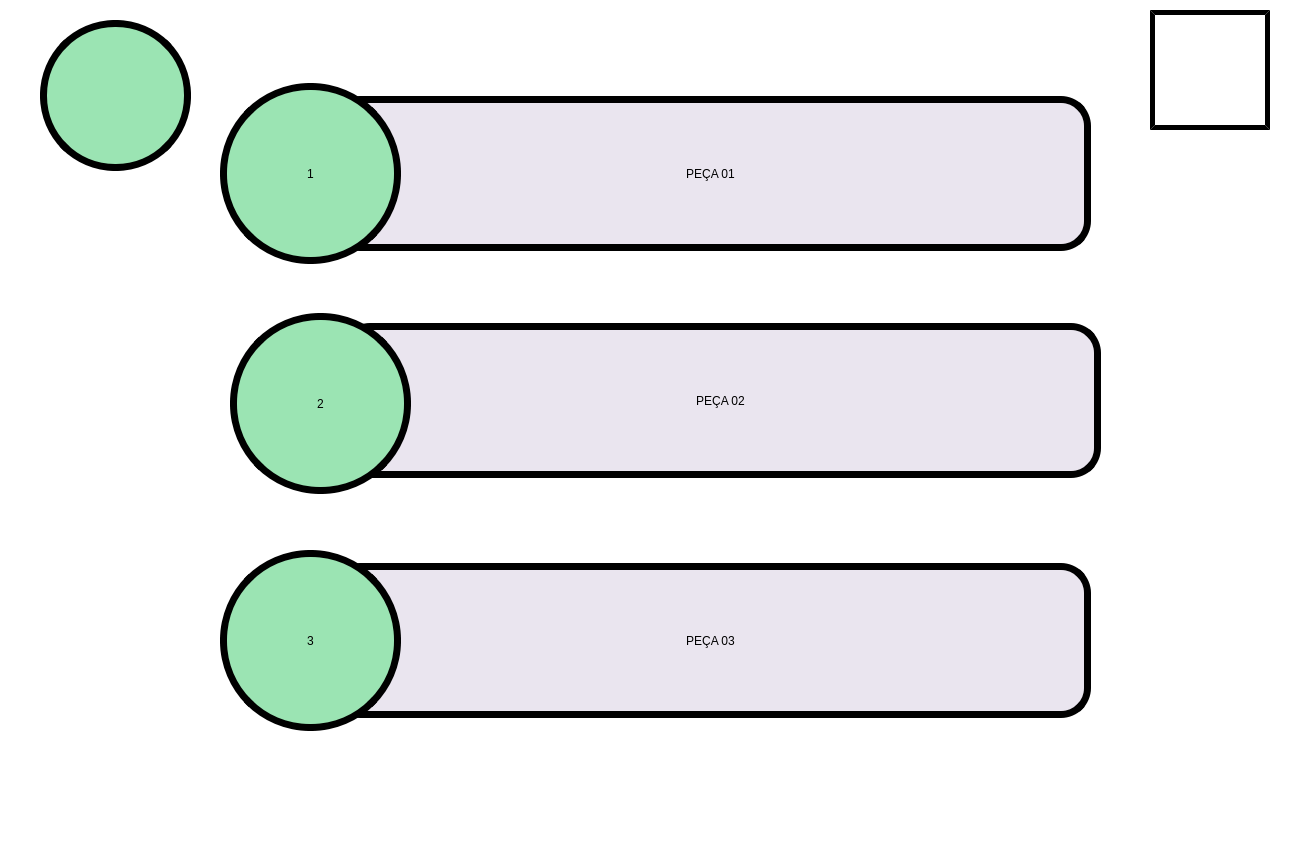
<?xml version="1.0" encoding="UTF-8"?>
<ui version="4.0">
 <class>documentos_documentos_de_pecas_menu</class>
 <widget class="QMainWindow" name="documentos_documentos_de_pecas_menu">
  <property name="geometry">
   <rect>
    <x>0</x>
    <y>0</y>
    <width>1290</width>
    <height>841</height>
   </rect>
  </property>
  <property name="minimumSize">
   <size>
    <width>1290</width>
    <height>841</height>
   </size>
  </property>
  <property name="maximumSize">
   <size>
    <width>1290</width>
    <height>841</height>
   </size>
  </property>
  <property name="windowTitle">
   <string>MainWindow</string>
  </property>
  <property name="styleSheet">
   <string notr="true">background-color: rgb(255, 255, 255);</string>
  </property>
  <widget class="QWidget" name="centralwidget">
   <widget class="QLabel" name="Label_Borda">
    <property name="geometry">
     <rect>
      <x>0</x>
      <y>783</y>
      <width>1290</width>
      <height>18</height>
     </rect>
    </property>
    <property name="text">
     <string/>
    </property>
    <property name="pixmap">
     <pixmap>Imagens/Borda.png</pixmap>
    </property>
    <property name="scaledContents">
     <bool>true</bool>
    </property>
   </widget>
   <widget class="QPushButton" name="botao_peca01_2">
    <property name="geometry">
     <rect>
      <x>330</x>
      <y>96</y>
      <width>761</width>
      <height>155</height>
     </rect>
    </property>
    <property name="styleSheet">
     <string notr="true">border-style: outset;
border-color: rgb(0, 0, 0);
background-color: rgb(234, 229, 239);
border-width:7px;
font: 75 50pt &quot;Bosch Sans Bold&quot;;
border-radius: 30px;</string>
    </property>
    <property name="text">
     <string>PEÇA 01</string>
    </property>
   </widget>
   <widget class="QPushButton" name="imagem">
    <property name="geometry">
     <rect>
      <x>40</x>
      <y>20</y>
      <width>151</width>
      <height>151</height>
     </rect>
    </property>
    <property name="styleSheet">
     <string notr="true">border-style: outset;
border-color: rgb(0, 0, 0);
background-color: rgb(155, 228, 179);
border-width:7px;
border-radius: 75px;
font: 75 50pt &quot;Bosch Sans Bold&quot;;</string>
    </property>
    <property name="text">
     <string/>
    </property>
    <property name="icon">
     <iconset>
      <normaloff>imagens/Documentos.Peças.png</normaloff>imagens/Documentos.Peças.png</iconset>
    </property>
    <property name="iconSize">
     <size>
      <width>100</width>
      <height>100</height>
     </size>
    </property>
   </widget>
   <widget class="QPushButton" name="botao_home">
    <property name="geometry">
     <rect>
      <x>1150</x>
      <y>10</y>
      <width>120</width>
      <height>120</height>
     </rect>
    </property>
    <property name="styleSheet">
     <string notr="true">border-style: outset;
border-color: rgb(0, 0, 0);
border-width:5px;</string>
    </property>
    <property name="text">
     <string/>
    </property>
    <property name="icon">
     <iconset>
      <normaloff>imagens/Home.Documentos.png</normaloff>imagens/Home.Documentos.png</iconset>
    </property>
    <property name="iconSize">
     <size>
      <width>105</width>
      <height>105</height>
     </size>
    </property>
   </widget>
   <widget class="QPushButton" name="botao_peca01_1">
    <property name="geometry">
     <rect>
      <x>220</x>
      <y>83</y>
      <width>181</width>
      <height>181</height>
     </rect>
    </property>
    <property name="styleSheet">
     <string notr="true">border-style: outset;
border-color: rgb(0, 0, 0);
background-color: rgb(155, 228, 179);
border-width:7px;
border-radius: 90px;
font: 75 95pt &quot;Bosch Sans Bold&quot;;</string>
    </property>
    <property name="text">
     <string>1</string>
    </property>
   </widget>
   <widget class="QPushButton" name="botao_peca02_1">
    <property name="geometry">
     <rect>
      <x>230</x>
      <y>313</y>
      <width>181</width>
      <height>181</height>
     </rect>
    </property>
    <property name="styleSheet">
     <string notr="true">border-style: outset;
border-color: rgb(0, 0, 0);
background-color: rgb(155, 228, 179);
border-width:7px;
border-radius: 90px;
font: 75 95pt &quot;Bosch Sans Bold&quot;;</string>
    </property>
    <property name="text">
     <string>2</string>
    </property>
   </widget>
   <widget class="QPushButton" name="botao_peca02_2">
    <property name="geometry">
     <rect>
      <x>340</x>
      <y>323</y>
      <width>761</width>
      <height>155</height>
     </rect>
    </property>
    <property name="styleSheet">
     <string notr="true">border-style: outset;
border-color: rgb(0, 0, 0);
background-color: rgb(234, 229, 239);
border-width:7px;
font: 75 50pt &quot;Bosch Sans Bold&quot;;
border-radius: 30px;</string>
    </property>
    <property name="text">
     <string>PEÇA 02</string>
    </property>
   </widget>
   <widget class="QPushButton" name="botao_peca03_1">
    <property name="geometry">
     <rect>
      <x>220</x>
      <y>550</y>
      <width>181</width>
      <height>181</height>
     </rect>
    </property>
    <property name="styleSheet">
     <string notr="true">border-style: outset;
border-color: rgb(0, 0, 0);
background-color: rgb(155, 228, 179);
border-width:7px;
border-radius: 90px;
font: 75 95pt &quot;Bosch Sans Bold&quot;;</string>
    </property>
    <property name="text">
     <string>3</string>
    </property>
   </widget>
   <widget class="QPushButton" name="botao_peca03_2">
    <property name="geometry">
     <rect>
      <x>330</x>
      <y>563</y>
      <width>761</width>
      <height>155</height>
     </rect>
    </property>
    <property name="styleSheet">
     <string notr="true">border-style: outset;
border-color: rgb(0, 0, 0);
background-color: rgb(234, 229, 239);
border-width:7px;
font: 75 50pt &quot;Bosch Sans Bold&quot;;
border-radius: 30px;</string>
    </property>
    <property name="text">
     <string>PEÇA 03</string>
    </property>
   </widget>
   <zorder>Label_Borda</zorder>
   <zorder>botao_peca01_2</zorder>
   <zorder>imagem</zorder>
   <zorder>botao_home</zorder>
   <zorder>botao_peca01_1</zorder>
   <zorder>botao_peca02_2</zorder>
   <zorder>botao_peca02_1</zorder>
   <zorder>botao_peca03_2</zorder>
   <zorder>botao_peca03_1</zorder>
  </widget>
  <widget class="QMenuBar" name="menubar">
   <property name="geometry">
    <rect>
     <x>0</x>
     <y>0</y>
     <width>1290</width>
     <height>21</height>
    </rect>
   </property>
  </widget>
  <widget class="QStatusBar" name="statusbar"/>
 </widget>
 <resources/>
 <connections/>
</ui>
